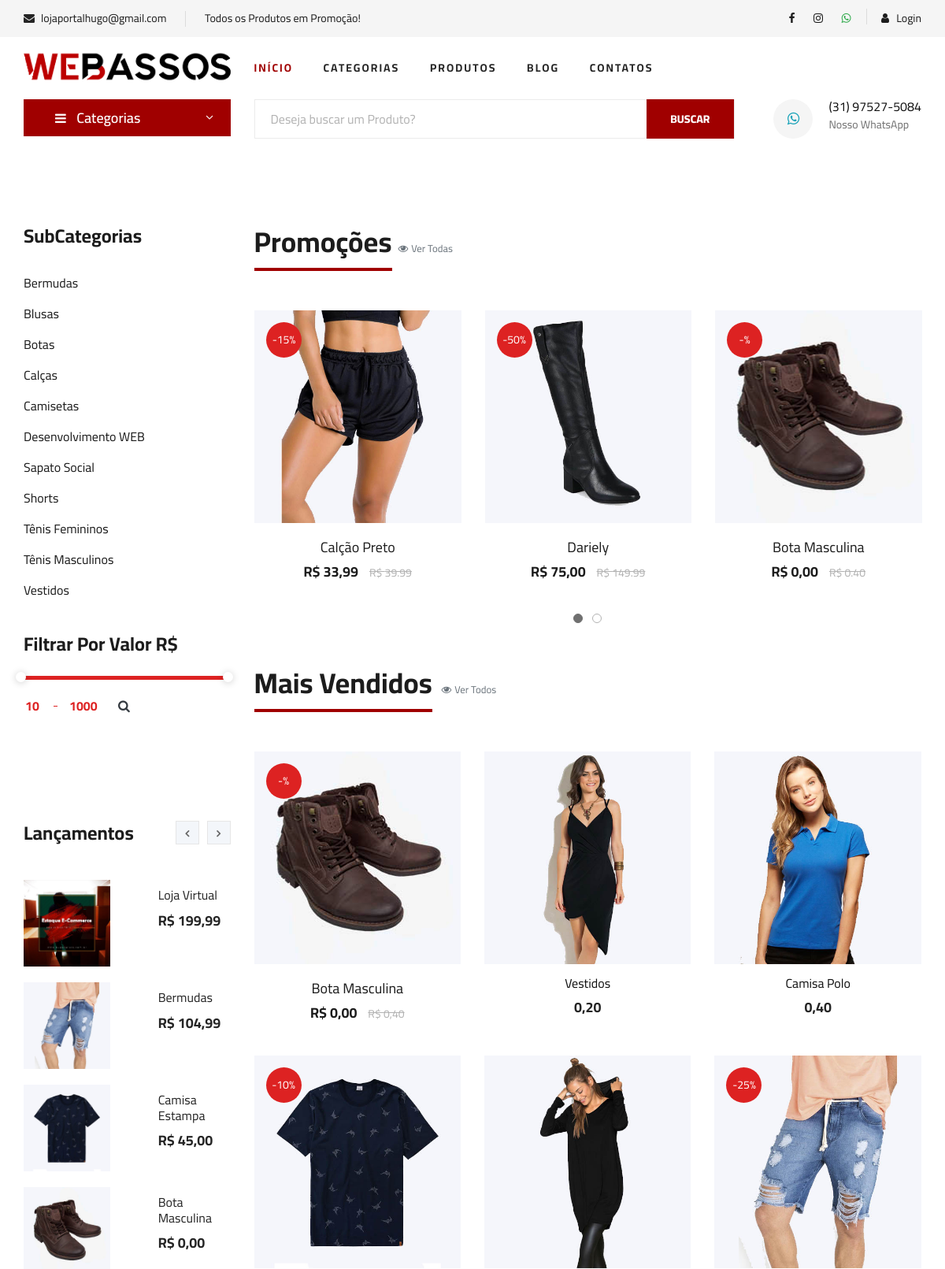
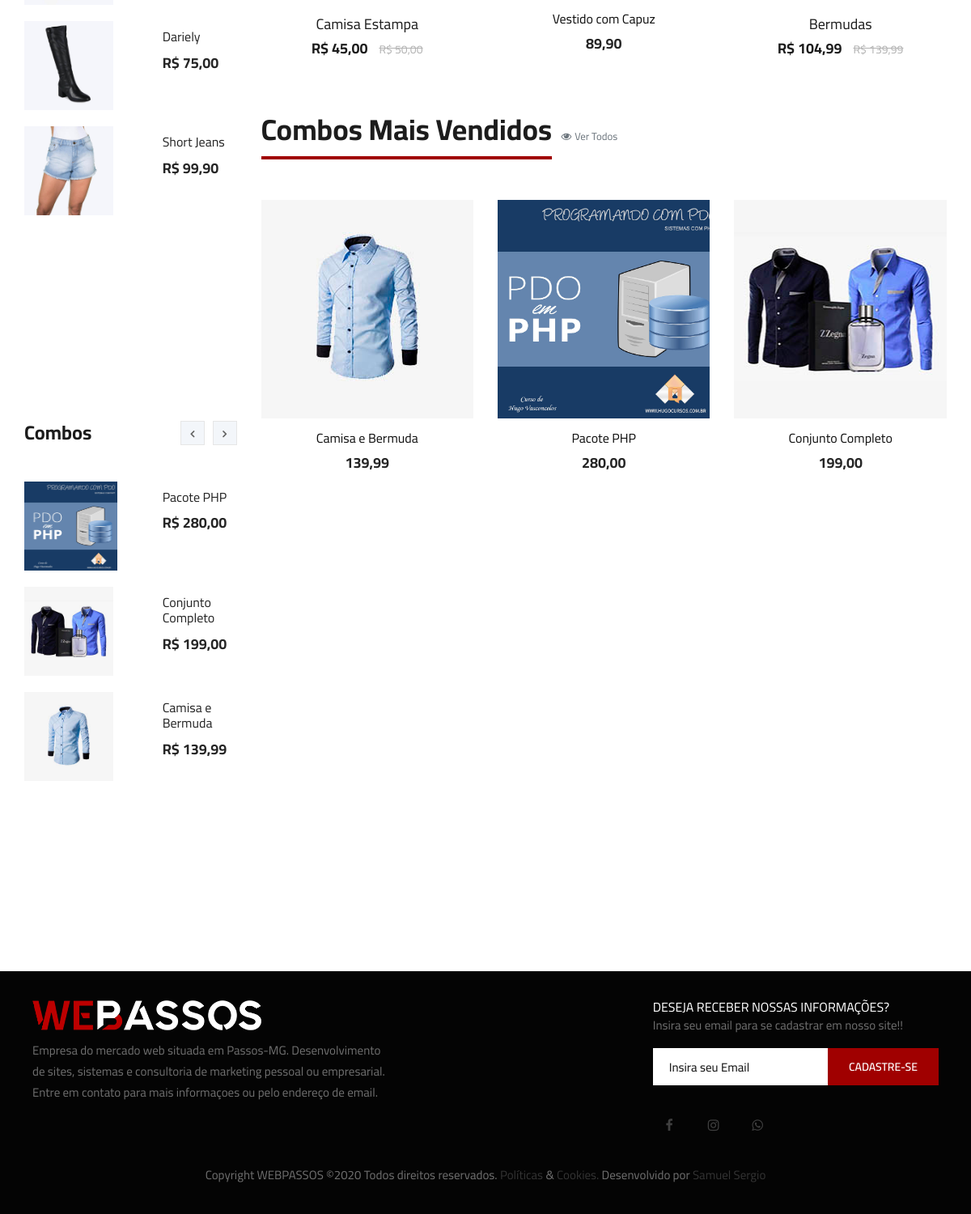
/produtos.php, run on the app's committed database (2 pictures, top to bottom).
### tables this page shows
CREATE TABLE `sub_categorias` (
  `id` int(11) NOT NULL AUTO_INCREMENT,
  `nome` varchar(50) NOT NULL,
  `nome_url` varchar(50) NOT NULL,
  `imagem` varchar(100) NOT NULL,
  `id_categoria` int(11) NOT NULL,
  PRIMARY KEY (`id`)
);

CREATE TABLE `produtos` (
  `id` int(11) NOT NULL AUTO_INCREMENT,
  `categoria` int(11) NOT NULL,
  `sub_categoria` int(11) NOT NULL,
  `nome` varchar(100) NOT NULL,
  `nome_url` varchar(100) NOT NULL,
  `descricao` varchar(1000) NOT NULL,
  `descricao_longa` text NOT NULL,
  `valor` decimal(10,2) NOT NULL,
  `imagem` varchar(100) NOT NULL,
  `estoque` int(11) NOT NULL,
  `tipo_envio` int(11) NOT NULL,
  `palavras` varchar(250) NOT NULL,
  `ativo` varchar(5) NOT NULL,
  `peso` double(8,2) DEFAULT NULL,
  `largura` int(11) DEFAULT NULL,
  `altura` int(11) DEFAULT NULL,
  `comprimento` int(11) DEFAULT NULL,
  `modelo` varchar(100) DEFAULT NULL,
  `valor_frete` decimal(8,2) DEFAULT NULL,
  `promocao` varchar(5) NOT NULL,
  `vendas` int(11) DEFAULT NULL,
  `link` varchar(150) DEFAULT NULL,
  PRIMARY KEY (`id`)
);

CREATE TABLE `promocoes` (
  `id` int(11) NOT NULL AUTO_INCREMENT,
  `id_produto` int(11) NOT NULL,
  `valor` decimal(8,2) NOT NULL,
  `data_inicio` date NOT NULL,
  `data_final` date NOT NULL,
  `ativo` varchar(5) NOT NULL,
  `desconto` varchar(10) NOT NULL,
  PRIMARY KEY (`id`)
);

CREATE TABLE `combos` (
  `id` int(11) NOT NULL AUTO_INCREMENT,
  `nome` varchar(100) NOT NULL,
  `nome_url` varchar(50) NOT NULL,
  `descricao` varchar(1000) NOT NULL,
  `descricao_longa` text NOT NULL,
  `valor` decimal(8,2) NOT NULL,
  `imagem` varchar(100) NOT NULL,
  `tipo_envio` int(1) NOT NULL,
  `palavras` varchar(250) NOT NULL,
  `ativo` varchar(5) NOT NULL,
  `peso` double(8,2) NOT NULL,
  `largura` double(8,2) NOT NULL,
  `altura` double(8,2) NOT NULL,
  `comprimento` double(8,2) NOT NULL,
  `valor_frete` decimal(10,2) DEFAULT NULL,
  `vendas` int(11) DEFAULT NULL,
  `link` varchar(150) DEFAULT NULL,
  PRIMARY KEY (`id`)
);

### produtos.php (the view, shortened to what this page needs)
<?php
require_once("cabecalho.php");
?>
<?php
require_once("cabecalho-busca.php");
?>
<section class="product spad">
  <div class="container">
    <div class="row">
      <div class="col-lg-3 col-md-5">
        <div class="sidebar">
          <div class="sidebar__item">
            <h4>SubCategorias</h4>
            <ul>
              <?php
              $query = $pdo->query("SELECT * FROM sub_categorias order by nome asc ");
              $res = $query->fetchAll(PDO::FETCH_ASSOC);
              for ($i=0; $i < count($res); $i++) {
                $nome = $res[$i]['nome'];
                $nome_url = $res[$i]['nome_url'];
                ?>
                <li><a href="produtos-<?php echo $nome_url ?>"><?php echo $nome ?></a></li>
              <?php } ?>
            </ul>
          </div>
          <div class="sidebar__item">
            <h4>Filtrar Por Valor R$</h4>
            <div class="price-range-wrap">
              <div class="price-range ui-slider ui-corner-all ui-slider-horizontal ui-widget ui-widget-content"
              data-min="10" data-max="1000">
              <span tabindex="0" class="ui-slider-handle ui-corner-all ui-state-default"></span>
              <span tabindex="0" class="ui-slider-handle ui-corner-all ui-state-default"></span>
            </div>
            <div class="range-slider">
              <div class="price-input">
                <form method="get" action="lista-produtos.php" name="form_valor">
                  <input type="text" name="valor-inicial" id="minamount">
                  <input type="text" name="valor-final" id="maxamount">
                  <a href="#" onclick="document.form_valor.submit(); return false;" class="text-dark">
                    <i class="fa fa-search ml-2"></i>
                  </a>
                </form>
              </div>
            </div>
          </div>
        </div>
        <div class="sidebar__item spad d-none d-md-block">
          <div class="latest-product__text">
            <h4>Lançamentos</h4>
            <div class="latest-product__slider owl-carousel">
              <div class="latest-prdouct__slider__item">
                <?php
                $query = $pdo->query("SELECT * FROM produtos where ativo = 'Sim' and estoque > 0 order by id desc limit 6 ");
                $res = $query->fetchAll(PDO::FETCH_ASSOC);
                for ($i=0; $i < count($res); $i++) {
                  $nome = $res[$i]['nome'];
                  $valor = $res[$i]['valor'];
                  $nome_url = $res[$i]['nome_url'];
                  $imagem = $res[$i]['imagem'];
                  $promocao = $res[$i]['promocao'];
                  $id = $res[$i]['id'];
                  if($promocao == 'Sim'){
                    $queryp = $pdo->query("SELECT * FROM promocoes where id_produto = '$id' ");
                    $resp = $queryp->fetchAll(PDO::FETCH_ASSOC);
                    $valor = $resp[0]['valor'];
                    $valor = number_format($valor, 2, ',', '.');
                  }else{
                    $valor = number_format($valor, 2, ',', '.');
                  }
                  ?>
                  <a href="produto-<?php echo $nome_url ?>" class="latest-product__item">
                    <div class="row">
                      <div class="col-md-7">
                        <div class="latest-product__item__pic">
                          <img src="img/produtos/<?php echo $imagem ?>" alt="">
                        </div>
                      </div>
                      <div class="col-md-5">
                        <div class="latest-product__item__text">
                          <h6><?php echo $nome ?></h6>
                          <span>R$ <?php echo $valor ?></span>
                        </div>
                      </div>
                    </div>
                  </a>
                <?php } ?>
              </div>
            </div>
          </div>
        </div>
        <div class="sidebar__item spad d-none d-md-block">
          <div class="latest-product__text">
            <h4>Combos</h4>
            <div class="latest-product__slider owl-carousel">
              <div class="latest-prdouct__slider__item">
                <?php
                $query = $pdo->query("SELECT * FROM combos where ativo = 'Sim' order by id desc limit 6 ");
                $res = $query->fetchAll(PDO::FETCH_ASSOC);
                for ($i=0; $i < count($res); $i++) {
                  $nome = $res[$i]['nome'];
                  $valor = $res[$i]['valor'];
                  $nome_url = $res[$i]['nome_url'];
                  $imagem = $res[$i]['imagem'];
                  $valor = number_format($valor, 2, ',', '.');
                  ?>
                  <a href="combo-<?php echo $nome_url ?>" class="latest-product__item">
                    <div class="row">
                    <div class="col-md-7">
                      <div class="latest-product__item__pic">
                        <img src="img/combos/<?php echo $imagem ?>" alt="">
                      </div>
                    </div>
                    <div class="col-md-5">
                      <div class="latest-product__item__text">
                        <h6><?php echo $nome ?></h6>
                        <span>R$ <?php echo $valor ?></span>
                      </div>
                    </div>
                  </div>
                  </a>
                <?php } ?>
              </div>
            </div>
          </div>
        </div>
      </div>
    </div>
    <div class="col-lg-9 col-md-7">
      <div class="product__discount">
        <div class="section-title product__discount__title">
          <h2>Promoções</h2><span class="ml-2"><a class="text-muted" href="promocoes.php" title="Ver todas as Promoções"><small><i class="fa fa-eye mr-1"></i>Ver Todas</small></a></span>
        </div>
        <div class="row">
          <div class="product__discount__slider owl-carousel">
           <?php
           $query = $pdo->query("SELECT * FROM produtos where promocao = 'Sim' and ativo = 'Sim' and estoque > 0");
           $res = $query->fetchAll(PDO::FETCH_ASSOC);
           for ($i=0; $i < count($res); $i++) {
            $nome = $res[$i]['nome'];
            $valor_old = $res[$i]['valor'];
            $nome_url = $res[$i]['nome_url'];
            $imagem = $res[$i]['imagem'];
            $id = $res[$i]['id'];
            $queryp = $pdo->query("SELECT * FROM promocoes where id_produto = '$id' ");
            $resp = $queryp->fetchAll(PDO::FETCH_ASSOC);
            $valor = $resp[0]['valor'];
            $desconto = $resp[0]['desconto'];
            $valor = number_format($valor, 2, ',', '.');
            ?>
            <div class="col-lg-4">
              <div class="product__discount__item">
                <div class="product__discount__item__pic set-bg"
                data-setbg="img/produtos/<?php echo $imagem ?>">
                <div class="product__discount__percent">-<?php echo $desconto ?>%</div>
               </div>
               <div class="product__discount__item__text">
                <h5><a href="produto-<?php echo $nome_url ?>"><?php echo $nome ?></a></h5>
                <div class="product__item__price">R$ <?php echo $valor ?> <span>R$ <?php echo $valor_old ?></span></div>
              </div>
            </div>
          </div>
        <?php } ?>
      </div>
    </div>
  </div>
  <div class="section-title product__discount__title">
    <h2>Mais Vendidos</h2>
    <span class="ml-2"><a class="text-muted" href="lista-produtos.php" title="Ver todos os Produtos"><small><i class="fa fa-eye mr-1"></i>Ver Todos</small></a></span>
  </div>
  <div class="row">
   <?php
   $query = $pdo->query("SELECT * FROM produtos where ativo = 'Sim' and estoque > 0 order by vendas desc limit 6");
   $res = $query->fetchAll(PDO::FETCH_ASSOC);
   for ($i=0; $i < count($res); $i++) {
    $nome = $res[$i]['nome'];
    $valor = $res[$i]['valor'];
    $nome_url = $res[$i]['nome_url'];
    $imagem = $res[$i]['imagem'];
    $promocao = $res[$i]['promocao'];
    $id = $res[$i]['id'];
    $valor = number_format($valor, 2, ',', '.');
    if($promocao == 'Sim'){
      $queryp = $pdo->query("SELECT * FROM promocoes where id_produto = '$id' ");
      $resp = $queryp->fetchAll(PDO::FETCH_ASSOC);
      $valor_promo = $resp[0]['valor'];
      $desconto = $resp[0]['desconto'];
      $valor_promo = number_format($valor_promo, 2, ',', '.');
      ?>
      <div class="col-lg-4">
        <div class="product__discount__item">
          <div class="product__discount__item__pic set-bg"
          data-setbg="img/produtos/<?php echo $imagem ?>">
          <div class="product__discount__percent">-<?php echo $desconto ?>%</div>
         </div>
         <div class="product__discount__item__text">
          <h5><a href="produto-<?php echo $nome_url ?>"><?php echo $nome ?></a></h5>
          <div class="product__item__price">R$ <?php echo $valor_promo ?> <span>R$ <?php echo $valor ?></span></div>
        </div>
      </div>
    </div>
  <?php }else{ ?>
    <div class="col-lg-4 col-md-6 col-sm-6">
      <div class="product__item">
        <div class="product__item__pic set-bg" data-setbg="img/produtos/<?php echo $imagem ?>">
          </div>
          <div class="product__item__text">
            <a href="produto-<?php echo $nome_url ?>"><h6><?php echo $nome ?></h6>
              <h5><?php echo $valor ?></h5></a>
            </div>
          </div>
        </div>
      <?php } } ?>
    </div>
    <div class="section-title product__discount__title mt-4">
      <h2>Combos Mais Vendidos</h2>
      <span class="ml-2"><a class="text-muted" href="combos.php" title="Ver todos os Combos"><small><i class="fa fa-eye mr-1"></i>Ver Todos</small></a></span>
    </div>
    <div class="row">
     <?php
     $query = $pdo->query("SELECT * FROM combos where ativo = 'Sim' order by vendas desc limit 6 ");
     $res = $query->fetchAll(PDO::FETCH_ASSOC);
     for ($i=0; $i < count($res); $i++) {
      $nome = $res[$i]['nome'];
      $valor = $res[$i]['valor'];
      $nome_url = $res[$i]['nome_url'];
      $imagem = $res[$i]['imagem'];
      $valor = number_format($valor, 2, ',', '.');
      ?>
      <div class="col-lg-4 col-md-6 col-sm-6">
        <div class="product__item">
          <div class="product__item__pic set-bg" data-setbg="img/combos/<?php echo $imagem ?>">
            </div>
            <div class="product__item__text">
              <a href="combo-<?php echo $nome_url ?>"><h6><?php echo $nome ?></h6>
                <h5><?php echo $valor ?></h5></a>
              </div>
            </div>
          </div>
        <?php } ?>
      </div>
    </div>
  </div>
</div>
</section>
<?php
require_once("rodape.php");
?>

### data on the page
sub_categorias: nome "Bermudas"
sub_categorias: nome "Blusas"
sub_categorias: nome "Botas"
sub_categorias: nome "Calças"
sub_categorias: nome "Camisetas"
sub_categorias: nome "Desenvolvimento WEB"
sub_categorias: nome "Sapato Social"
sub_categorias: nome "Shorts"
sub_categorias: nome "Tênis Femininos"
sub_categorias: nome "Tênis Masculinos"
sub_categorias: nome "Vestidos"
produtos: imagem (picture), nome "Loja Virtual", valor "199,99"
produtos: imagem (picture), nome "Bermudas", promocoes.valor "104,99", shows a picture, promocoes.desconto "25", valor "139,99"
produtos: imagem (picture), nome "Camisa Estampa", promocoes.valor "45,00", shows a picture, promocoes.desconto "10", valor "50,00"
produtos: imagem (picture), nome "Bota Masculina", valor "0,00", shows a picture, valor "0.40", valor_promo "0,00", valor "0,40"
produtos: imagem (picture), nome "Dariely", promocoes.valor "75,00", shows a picture, promocoes.desconto "50", valor "149.99"
produtos: imagem (picture), nome "Short Jeans", valor "99,90"
combos: imagem (picture), nome "Pacote PHP", valor "280,00", shows a picture
combos: imagem (picture), nome "Conjunto Completo", valor "199,00", shows a picture
combos: imagem (picture), nome "Camisa e Bermuda", valor "139,99", shows a picture
produtos: shows a picture, promocoes.desconto "15", nome "Calção Preto", promocoes.valor "33,99", valor "39.99"
produtos: shows a picture, nome "Vestidos", valor "0,20"
produtos: shows a picture, nome "Camisa Polo", valor "0,40"
produtos: shows a picture, nome "Vestido com Capuz", valor "89,90"

### other printed values
$email "lojaportalhugo@gmail.com"
$texto_destaque "Todos os Produtos em Promoção!"
$whatsapp "(31) 97527-5084"
